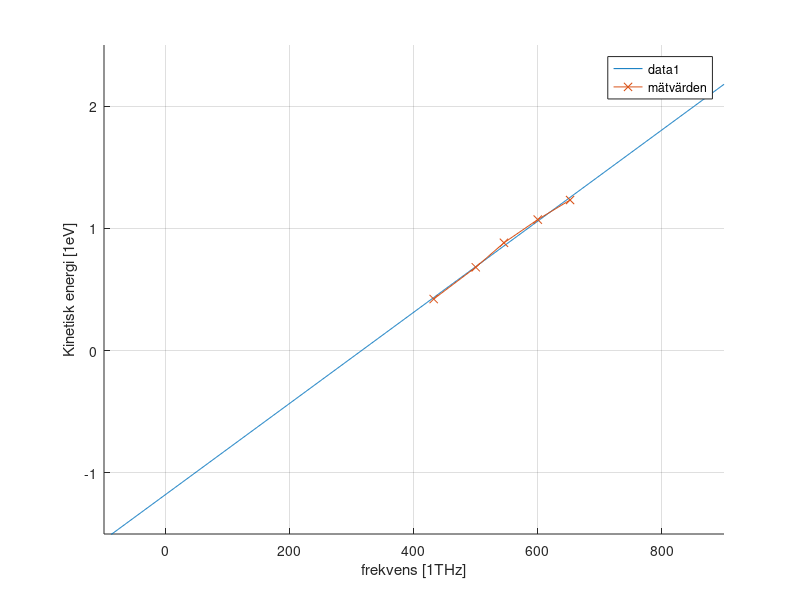

Write the MATLAB code that produced this figure.

h = 6.62618e-34;
c = 299792458;
e = 1.60219e-19;

lambda = [460, 500, 550, 600, 694.3] * 1e-9; % enhet 1m
U = [1.232, 1.072, 0.882, 0.682, 0.422]; % enhet 1V
f = (c ./ lambda); % enhet 1Hz
fthz = f / 1e+12; % enhet 1THZ
E = U; % enhet 1eV

pE = polyfit(fthz,E,1);
h_eV = polyder(pE);
x_val = linspace(-100,900,1000);
disp(['plancks konstant (eV/THz) = ', num2str(h_eV)])
disp(['plancks konstant (J/Hz) = ', num2str((e*h_eV)/(1e+12))])
disp(['Utträderarbete (eV) = ', num2str(-pE(2))])
disp(['Utträderarbete (J) = ', num2str(-e*pE(2))])
disp(['Gränsvåglängd (nm) = ', num2str(c/(roots(pE)*1e12))])



hold on
plot(x_val,polyval(pE,x_val,1))
plot(fthz,E,'-x','DisplayName','mätvärden')
grid on
legend('show')
ylabel('Kinetisk energi [1eV]')
xlabel('frekvens [1THz]')
ylim([-1.5, 2.5])
xlim([-100, 900])



